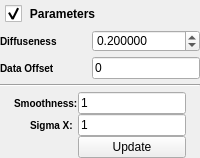
              <widget class="QDisclosableGroupBox" name="parametersGroupBox">
               <property name="styleSheet">
                <string notr="true">QGroupBox
{
/*background-color: qlineargradient(x1: 0, y1: 0, x2: 0, y2: 1, stop: 0 #FFFFFF, stop: 1 #DCDCDC); */
background-image: url(:/DisclosableGroupBoxHeader.png);
background-position: top ;
background-repeat: repeat-x;
padding: 30 0 0 0px;
font: 85% italic 12pt &quot;Arial&quot;;
font-weight: bold;
border: 0px solid gray;
margin: 0px;
}
 
QGroupBox::title
{    
subcontrol-origin: padding;    
subcontrol-position: top left;    
padding: 5 5px;    
background-color: rgba(255, 255, 255, 0);
}
QGroupBox::indicator {    
width: 17px;    
height: 17px;
}

QGroupBox::indicator:unchecked {
 image: url(:/bullet_triangle_grey.png);
}
QGroupBox::indicator:unchecked:pressed {
 image: url(:/bullet_triangle_grey.png);
}
QGroupBox::indicator:checked { 
image: url(:/bullet_triangle_grey_down.png);
}
QGroupBox::indicator:checked:pressed { 
image: url(:/bullet_triangle_grey_down.png);
}
</string>
               </property>
               <property name="title">
                <string>Parameters</string>
               </property>
               <property name="flat">
                <bool>true</bool>
               </property>
               <property name="checkable">
                <bool>true</bool>
               </property>
               <layout class="QGridLayout" name="gridLayout_3">
                <property name="verticalSpacing">
                 <number>5</number>
                </property>
                <property name="margin">
                 <number>0</number>
                </property>
                <item row="1" column="1">
                 <widget class="QLineEdit" name="bf_offset">
                  <property name="sizePolicy">
                   <sizepolicy hsizetype="Maximum" vsizetype="Fixed">
                    <horstretch>0</horstretch>
                    <verstretch>0</verstretch>
                   </sizepolicy>
                  </property>
                  <property name="maximumSize">
                   <size>
                    <width>125</width>
                    <height>16777215</height>
                   </size>
                  </property>
                  <property name="text">
                   <string>0</string>
                  </property>
                 </widget>
                </item>
                <item row="1" column="0">
                 <widget class="QLabel" name="label_40">
                  <property name="sizePolicy">
                   <sizepolicy hsizetype="Preferred" vsizetype="Preferred">
                    <horstretch>0</horstretch>
                    <verstretch>0</verstretch>
                   </sizepolicy>
                  </property>
                  <property name="styleSheet">
                   <string notr="true">QLabel {
font-weight: bold;
font-size: 10px;
}</string>
                  </property>
                  <property name="text">
                   <string>Data Offset</string>
                  </property>
                  <property name="wordWrap">
                   <bool>true</bool>
                  </property>
                 </widget>
                </item>
                <item row="4" column="0" colspan="2">
                 <layout class="QGridLayout" name="gridLayout_8">
                  <property name="bottomMargin">
                   <number>0</number>
                  </property>
                  <item row="0" column="0" rowspan="2">
                   <widget class="QLabel" name="label_10">
                    <property name="maximumSize">
                     <size>
                      <width>16777215</width>
                      <height>16777215</height>
                     </size>
                    </property>
                    <property name="text">
                     <string/>
                    </property>
                    <property name="pixmap">
                     <pixmap resource="../../../../Resources/icons/images/Icons.qrc">:/Link_Left.png</pixmap>
                    </property>
                    <property name="alignment">
                     <set>Qt::AlignCenter</set>
                    </property>
                   </widget>
                  </item>
                  <item row="0" column="1" colspan="2">
                   <widget class="QLabel" name="label_23">
                    <property name="styleSheet">
                     <string notr="true">QLabel {
font-weight: bold;
font-size: 10px;
}</string>
                    </property>
                    <property name="text">
                     <string>Smoothness:</string>
                    </property>
                   </widget>
                  </item>
                  <item row="0" column="3">
                   <widget class="QLineEdit" name="smoothness">
                    <property name="sizePolicy">
                     <sizepolicy hsizetype="Maximum" vsizetype="Fixed">
                      <horstretch>0</horstretch>
                      <verstretch>0</verstretch>
                     </sizepolicy>
                    </property>
                    <property name="maximumSize">
                     <size>
                      <width>125</width>
                      <height>16777215</height>
                     </size>
                    </property>
                    <property name="text">
                     <string>1</string>
                    </property>
                   </widget>
                  </item>
                  <item row="0" column="4" rowspan="2">
                   <widget class="QLabel" name="label_5">
                    <property name="maximumSize">
                     <size>
                      <width>16777215</width>
                      <height>16777215</height>
                     </size>
                    </property>
                    <property name="text">
                     <string/>
                    </property>
                    <property name="pixmap">
                     <pixmap resource="../../../../Resources/icons/images/Icons.qrc">:/Link_Right.png</pixmap>
                    </property>
                    <property name="alignment">
                     <set>Qt::AlignCenter</set>
                    </property>
                   </widget>
                  </item>
                  <item row="1" column="1">
                   <widget class="QPushButton" name="resetSigmaXBtn">
                    <property name="maximumSize">
                     <size>
                      <width>16</width>
                      <height>16</height>
                     </size>
                    </property>
                    <property name="toolTip">
                     <string>Reset Sigma X value back to last cached value and smoothness to 1.0</string>
                    </property>
                    <property name="text">
                     <string/>
                    </property>
                    <property name="icon">
                     <iconset resource="../../../../Resources/icons/images/Icons.qrc">
                      <normaloff>:/undo.png</normaloff>:/undo.png</iconset>
                    </property>
                    <property name="iconSize">
                     <size>
                      <width>28</width>
                      <height>16</height>
                     </size>
                    </property>
                    <property name="flat">
                     <bool>true</bool>
                    </property>
                   </widget>
                  </item>
                  <item row="1" column="2">
                   <widget class="QLabel" name="label_45">
                    <property name="styleSheet">
                     <string notr="true">QLabel {
font-weight: bold;
font-size: 10px;
}</string>
                    </property>
                    <property name="text">
                     <string>Sigma X:</string>
                    </property>
                   </widget>
                  </item>
                  <item row="1" column="3">
                   <widget class="QLineEdit" name="sigma_x">
                    <property name="sizePolicy">
                     <sizepolicy hsizetype="Maximum" vsizetype="Fixed">
                      <horstretch>0</horstretch>
                      <verstretch>0</verstretch>
                     </sizepolicy>
                    </property>
                    <property name="maximumSize">
                     <size>
                      <width>125</width>
                      <height>16777215</height>
                     </size>
                    </property>
                    <property name="text">
                     <string>1</string>
                    </property>
                   </widget>
                  </item>
                  <item row="2" column="3">
                   <widget class="QPushButton" name="estimateSigmaX">
                    <property name="text">
                     <string>Update</string>
                    </property>
                   </widget>
                  </item>
                 </layout>
                </item>
                <item row="0" column="0">
                 <widget class="QLabel" name="label_33">
                  <property name="sizePolicy">
                   <sizepolicy hsizetype="Preferred" vsizetype="Preferred">
                    <horstretch>0</horstretch>
                    <verstretch>0</verstretch>
                   </sizepolicy>
                  </property>
                  <property name="styleSheet">
                   <string notr="true">QLabel {
font-weight: bold;
font-size: 10px;
}</string>
                  </property>
                  <property name="text">
                   <string>Diffuseness</string>
                  </property>
                  <property name="wordWrap">
                   <bool>true</bool>
                  </property>
                 </widget>
                </item>
                <item row="0" column="1">
                 <widget class="QDoubleSpinBox" name="mrf">
                  <property name="sizePolicy">
                   <sizepolicy hsizetype="Preferred" vsizetype="Preferred">
                    <horstretch>0</horstretch>
                    <verstretch>0</verstretch>
                   </sizepolicy>
                  </property>
                  <property name="maximumSize">
                   <size>
                    <width>125</width>
                    <height>16777215</height>
                   </size>
                  </property>
                  <property name="decimals">
                   <number>6</number>
                  </property>
                  <property name="minimum">
                   <double>0.000000000000000</double>
                  </property>
                  <property name="maximum">
                   <double>1.000000000000000</double>
                  </property>
                  <property name="singleStep">
                   <double>0.050000000000000</double>
                  </property>
                  <property name="value">
                   <double>0.200000000000000</double>
                  </property>
                 </widget>
                </item>
                <item row="3" column="0" colspan="2">
                 <widget class="Line" name="line">
                  <property name="orientation">
                   <enum>Qt::Horizontal</enum>
                  </property>
                 </widget>
                </item>
               </layout>
              </widget>
